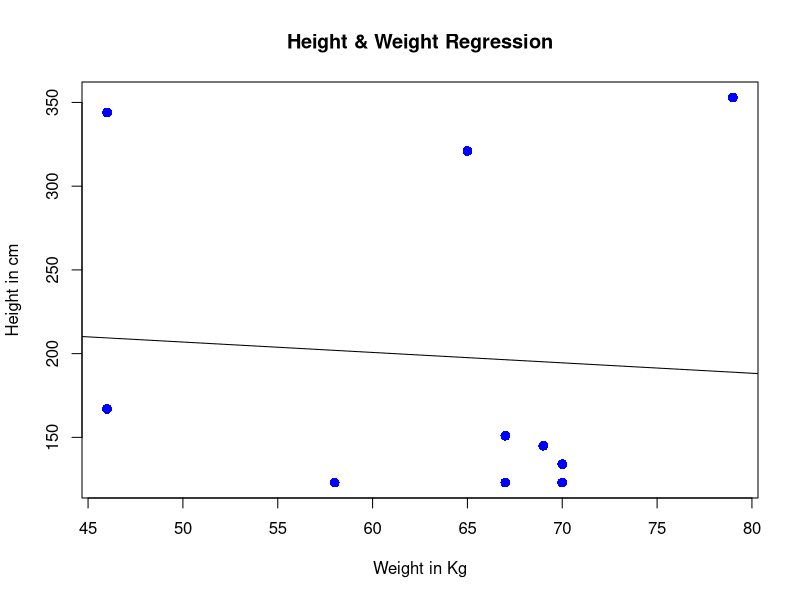

The R source for this figure:
x = c(151,167,123,145,134,123,123,353,344,321)
y = c(67,46,58,69,70,70,67,79,46,65)

relation = lm(y~x)
print(relation)

print(summary(relation))

a = data.frame(x=152)
result = predict(relation,a)
print(result)


plot(y,x,col = "blue",main = "Height & Weight Regression",
     abline(lm(x~y)),cex = 1.3,pch = 16,xlab = "Weight in Kg",ylab = "Height in cm")